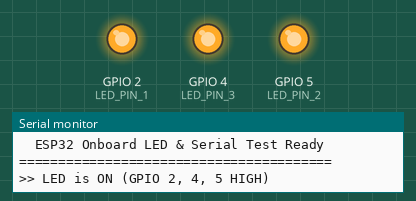
The sketch below on a simulated ESP32. On the bench: output pins drawn as LEDs (lit = HIGH), the last lines printed to the serial monitor.

Above: at 0.7 s.
At 2.2 s:
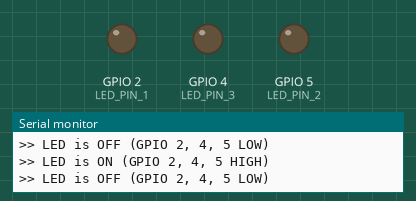
Timing chart, 0 to 3.5 s (numbered marks = the images above):
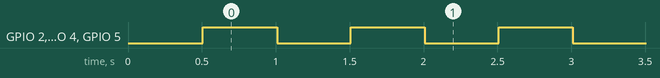

Measured:
- by itself, GPIO 2 (LED_PIN_1), GPIO 4 (LED_PIN_3), GPIO 5 (LED_PIN_2): alternates HIGH for 0.50 s and LOW for 0.50 s

The sketch:

esp32_led_test.ino
```cpp
/*
  =============================================================================
  iKwath - ESP32 Built-in LED & Serial Test Sketch
  =============================================================================
  This quick test sketch blinks the onboard LED to verify your ESP32 board
  and USB connection.

  How to upload:
  1. Open this file in Arduino IDE.
  2. Select: Tools -> Board -> ESP32 Dev Module
  3. Select: Tools -> Port -> (Your COM port)
  4. Click the Upload (➡️) button.
  =============================================================================
*/

#include <Arduino.h>

// Common built-in LED pins across ESP32 board variants
#define LED_PIN_1  2   // Standard ESP32 DevKit onboard blue LED
#define LED_PIN_2  5   // Alternate ESP32 variant LED
#define LED_PIN_3  4   // Alternate ESP32 variant LED

void setup() {
  Serial.begin(115200);
  delay(500);

  Serial.println("\n\n========================================");
  Serial.println("  ESP32 Onboard LED & Serial Test Ready ");
  Serial.println("========================================");

  pinMode(LED_PIN_1, OUTPUT);
  pinMode(LED_PIN_2, OUTPUT);
  pinMode(LED_PIN_3, OUTPUT);
}

void loop() {
  // Turn LEDs ON
  digitalWrite(LED_PIN_1, HIGH);
  digitalWrite(LED_PIN_2, HIGH);
  digitalWrite(LED_PIN_3, HIGH);
  Serial.println(">> LED is ON (GPIO 2, 4, 5 HIGH)");
  delay(500);

  // Turn LEDs OFF (in case board is active-LOW)
  digitalWrite(LED_PIN_1, LOW);
  digitalWrite(LED_PIN_2, LOW);
  digitalWrite(LED_PIN_3, LOW);
  Serial.println(">> LED is OFF (GPIO 2, 4, 5 LOW)");
  delay(500);
}
```
